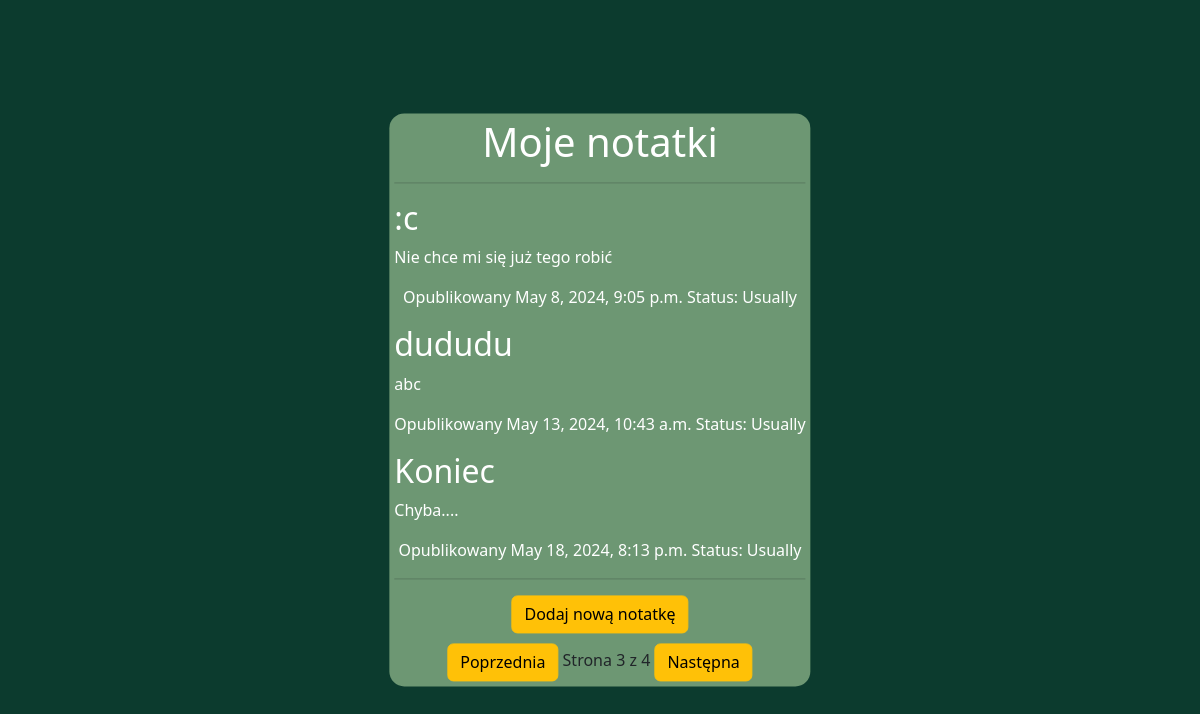
/?page=3, run on the app's committed database.
### aplikacjaNotatnik/models.py (models this page shows, shortened)
class Note(models.Model):
    STATUS_CHOICES = (
        ('Important', 'Important'),
        ('Usually', 'Usually')
    )
    title = models.CharField(max_length=100)
    text = models.TextField()
    time = models.DateTimeField(auto_now_add=True)
    author = models.ForeignKey(User, on_delete=models.CASCADE)
    status = models.CharField(max_length=10, choices=STATUS_CHOICES, default='Usually')
    id = models.AutoField(primary_key=True)
    def get_absolute_url(self):
        return reverse('detail_note', args=[self.id])

### aplikacjaNotatnik/views.py (the view)
# urls.py: path("", views.notes_list, name='notes_list'),
def notes_list(request):
    notes = Note.objects.all()
    important_notes = Note.objects.filter(status='Important')
    usually_notes = Note.objects.filter(status='Usually')
    notes = list(important_notes) + list(usually_notes)
    paginator = Paginator(notes, 3)
    page_number = request.GET.get('page')
    try:
        notes = paginator.page(page_number)
    except PageNotAnInteger:
        notes = paginator.page(1)
    except EmptyPage:
        notes = paginator.page(paginator.num_pages)
    return render(request, 'notes_list.html', {'notes': notes})

### aplikacjaNotatnik/templates/notes_list.html (shortened to what this page needs)
{% extends "base.html" %}
{% load static %}
{% block content %}
    <main>
        <div class="main-div">
            <h1 class="info">Moje notatki</h1>
            <hr>
            {% for note in notes %}
                <h2><a class="note-title" href="{{ note.get_absolute_url }}">{{ note.title }}</a></h2>
                <div class="note-text">{{ note.text|truncatewords:30|linebreaks }}</div>
                <p class="info">Opublikowany {{ note.time }} Status: {{ note.status }}</p>
            {% endfor %}
            <hr>
            <div class="info-center">
                <a class="btn btn-warning add-note-margin" href="{% url 'add_note' %}">Dodaj nową notatkę</a>
                <br>
                {% include "pagination.html" with page=notes %}
            </div>
        </div>
    </main>
{% endblock %}

### aplikacjaNotatnik/static/css/notatnik.css (style rules this page uses)
.main-div { height: auto; width: auto; padding: 5px; position: absolute; top: 50%; left: 50%; transform: translate(-50%, -50%); overflow-y: auto; background-color: #6D9773; border-radius: 15px; }
.note-title, .info { text-decoration: none; color: white; }
body { background-color: #0C3B2E !important; }
.note-text { color: white !important; }
.add-note-margin { margin-bottom: 10px !important; }
.info-center, .info { text-align: center !important; }

### data on the page
Note: title ":c", text "Nie chce mi się już tego robić", time "May 8, 2024, 9:05 p.m.", status "Usually"
Note: title "dududu", text "abc", time "May 13, 2024, 10:43 a.m.", status "Usually"
Note: title "Koniec", text "Chyba....", time "May 18, 2024, 8:13 p.m.", status "Usually"

### other printed values
{{ page.number }} "3"
{{ page.paginator.num_pages }} "4"
